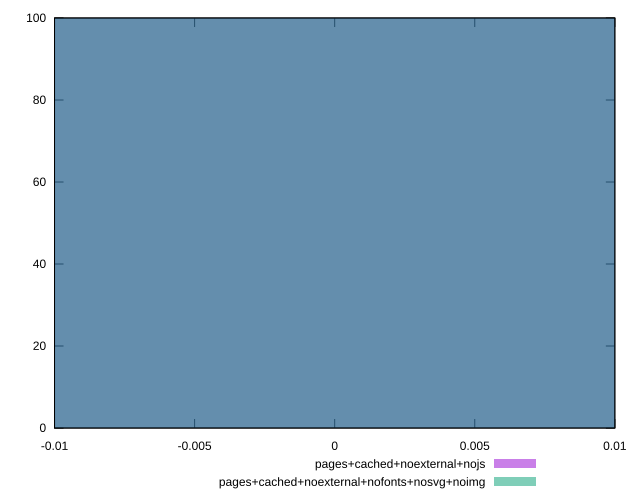

The gnuplot source for this figure:
reset

$pagesCachedNoexternalNojs <<EOF
0 100
EOF

$pagesCachedNoexternalNofontsNosvgNoimg <<EOF
0 100
EOF

set key outside below
set boxwidth 0.1
set xrange [-0.01:0.01]
set yrange [0:100]
set trange [0:100]
set style fill transparent solid 0.5 noborder
set terminal svg size 640, 500 enhanced background rgb 'white'
set output "reprap/efficient-animated-content/comparison/histogram/10_vs_11.svg"

plot $pagesCachedNoexternalNojs title "pages+cached+noexternal+nojs" with boxes, \
     $pagesCachedNoexternalNofontsNosvgNoimg title "pages+cached+noexternal+nofonts+nosvg+noimg" with boxes

reset
